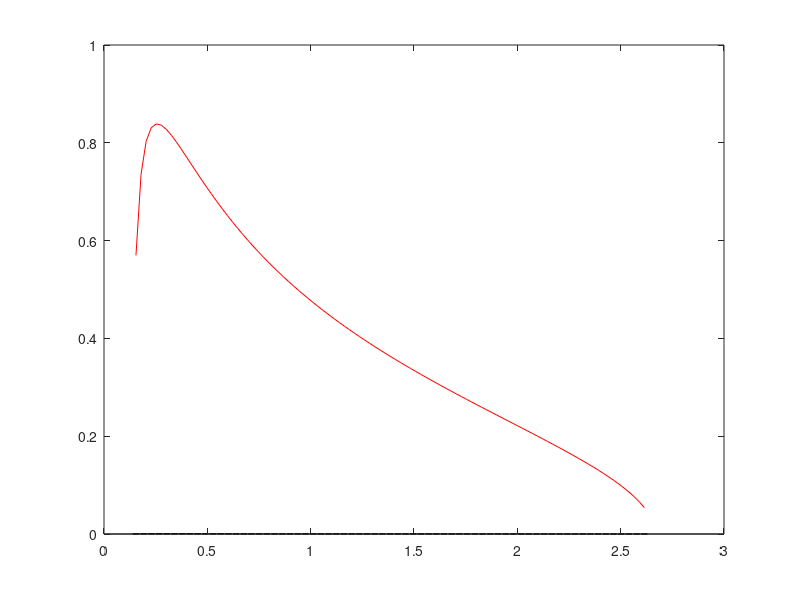

Write MATLAB code to recreate this figure.
clc; close all; clear;

T=2000;
N=800;

%%%%%%%%%%%%%%%%%%%%%%%%%%%%%%%%%%%%%%%%%%%%%%%%%%%%%%%%%%%%%%%%%%%%%%%%%%%%%%%%%%%%%%%%%%%%%%%%%%%%%%%%%%%
% empirical

%X=(rand(T,N)-.5)*sqrt(12);
%X=randn(T,N);
%S=X'*X/T;
%kk=rand(N)-.5; kk=kk*kk'; [a,Sig]=cov2corr(kk);
Sig=eye(N);
S=wishrnd(Sig,T)/T;
E=eig(S);

NumBins=ceil(10*log(length(E)));
[B x]=hist(E,NumBins,1); 
D=x(2)-x(1);
p=B/(D*N);
bar(x,p);

%%%%%%%%%%%%%%%%%%%%%%%%%%%%%%%%%%%%%%%%%%%%%%%%%%%%%%%%%%%%%%%%%%%%%%%%%%%%%%%%%%%%%%%%%%%%%%%%%%%%%%%%%%%
% theoretical
q=N/T;
l_min=(1-sqrt(q))^2;
l_max=(1+sqrt(q))^2;

l=[x(1) : (x(end)-x(1))/100 : x(end)];
a=max(l_max-l,0);
b=max(l-l_min,0);
y=1./(q.*2*pi*l).*sqrt(a.*b);
hold on
plot(l,y,'r');
